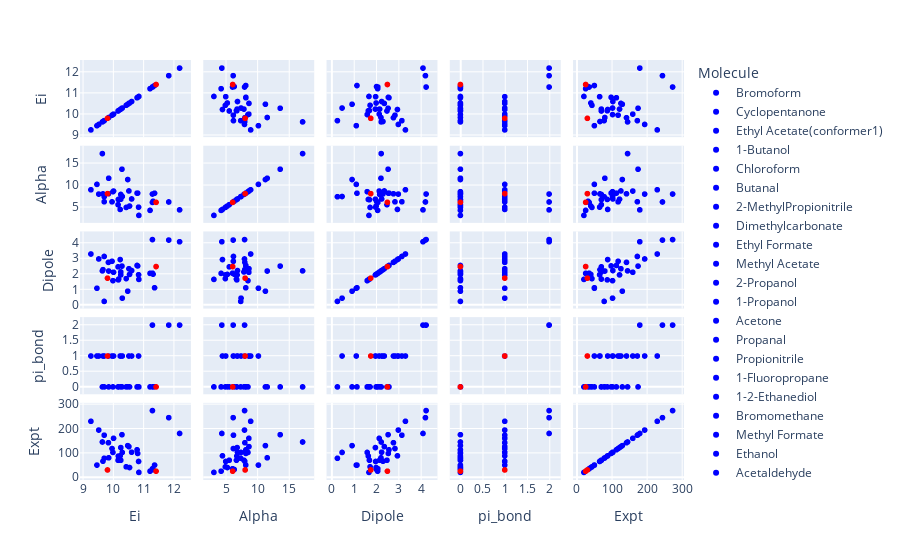

Write notebook code for a chart like this one.
### Code cell
# tentando entender onde se encontram essas moléculas
def color_map(molecule):
    return 'red' if molecule in ['2-2-Difluoropropane', '1-1-Dichloroethylene'] else 'blue'

px.scatter_matrix(df_all_pol, dimensions=["Ei", "Alpha", "Dipole", "pi_bond", "Expt"], 
                  color="Molecule",
                  color_discrete_map={m: color_map(m) for m in df_all_pol["Molecule"]})

### Figure 1 — Plotly figure (JSON) as saved in the notebook; plotly's stock layout.template omitted (floating-point values rounded to 4 significant figures)
{"data": [{"dimensions": [{"axis": {"matches": true}, "label": "Ei", "values": [10.48]}, {"axis": {"matches": true}, "label": "Alpha", "values": [11.31]}, {"axis": {"matches": true}, "label": "Dipole", "values": [0.91]}, {"axis": {"matches": true}, "label": "pi_bond", "values": [0]}, {"axis": {"matches": true}, "label": "Expt", "values": [130]}], "hovertemplate": "Molecule=Bromoform<br>%{xaxis.title.text}=%{x}<br>%{yaxis.title.text}=%{y}<extra></extra>", "legendgroup": "Bromoform", "marker": {"color": "blue", "symbol": "circle"}, "name": "Bromoform", "showlegend": true, "type": "splom"}, {"dimensions": [{"axis": {"matches": true}, "label": "Ei", "values": [9.26]}, {"axis": {"matches": true}, "label": "Alpha", "values": [8.97]}, {"axis": {"matches": true}, "label": "Dipole", "values": [3.31]}, {"axis": {"matches": true}, "label": "pi_bond", "values": [1]}, {"axis": {"matches": true}, "label": "Expt", "values": [230]}], "hovertemplate": "Molecule=Cyclopentanone<br>%{xaxis.title.text}=%{x}<br>%{yaxis.title.text}=%{y}<extra></extra>", "legendgroup": "Cyclopentanone", "marker": {"color": "blue", "symbol": "circle"}, "name": "Cyclopentanone", "showlegend": true, "type": "splom"}, {"dimensions": [{"axis": {"matches": true}, "label": "Ei", "values": [10.01]}, {"axis": {"matches": true}, "label": "Alpha", "values": [8.68]}, {"axis": {"matches": true}, "label": "Dipole", "values": [2.13]}, {"axis": {"matches": true}, "label": "pi_bond", "values": [1]}, {"axis": {"matches": true}, "label": "Expt", "values": [160]}], "hovertemplate": "Molecule=Ethyl Acetate(conformer1)<br>%{xaxis.title.text}=%{x}<br>%{yaxis.title.text}=%{y}<extra></extra>", "legendgroup": "Ethyl Acetate(conformer1)", "marker": {"color": "blue", "symbol": "circle"}, "name": "Ethyl Acetate(conformer1)", "showlegend": true, "type": "splom"}, {"dimensions": [{"axis": {"matches": true}, "label": "Ei", "values": [9.99]}, {"axis": {"matches": true}, "label": "Alpha", "values": [8.54]}, {"axis": {"matches": true}, "label": "Dipole", "values": [1.59]}, {"axis": {"matches": true}, "label": "pi_bond", "values": [0]}, {"axis": {"matches": true}, "label": "Expt", "values": [102]}], "hovertemplate": "Molecule=1-Butanol<br>%{xaxis.title.text}=%{x}<br>%{yaxis.title.text}=%{y}<extra></extra>", "legendgroup": "1-Butanol", "marker": {"color": "blue", "symbol": "circle"}, "name": "1-Butanol", "showlegend": true, "type": "splom"}, {"dimensions": [{"axis": {"matches": true}, "label": "Ei", "values": [11.37]}, {"axis": {"matches": true}, "label": "Alpha", "values": [8.19]}, {"axis": {"matches": true}, "label": "Dipole", "values": [1.13]}, {"axis": {"matches": true}, "label": "pi_bond", "values": [0]}, {"axis": {"matches": true}, "label": "Expt", "values": [50]}], "hovertemplate": "Molecule=Chloroform<br>%{xaxis.title.text}=%{x}<br>%{yaxis.title.text}=%{y}<extra></extra>", "legendgroup": "Chloroform", "marker": {"color": "blue", "symbol": "circle"}, "name": "Chloroform", "showlegend": true, "type": "splom"}, {"dimensions": [{"axis": {"matches": true}, "label": "Ei", "values": [9.84]}, {"axis": {"matches": true}, "label": "Alpha", "values": [8.05]}, {"axis": {"matches": true}, "label": "Dipole", "values": [2.77]}, {"axis": {"matches": true}, "label": "pi_bond", "values": [1]}, {"axis": {"matches": true}, "label": "Expt", "values": [142]}], "hovertemplate": "Molecule=Butanal<br>%{xaxis.title.text}=%{x}<br>%{yaxis.title.text}=%{y}<extra></extra>", "legendgroup": "Butanal", "marker": {"color": "blue", "symbol": "circle"}, "name": "Butanal", "showlegend": true, "type": "splom"}, {"dimensions": [{"axis": {"matches": true}, "label": "Ei", "values": [11.3]}, {"axis": {"matches": true}, "label": "Alpha", "values": [8]}, {"axis": {"matches": true}, "label": "Dipole", "values": [4.24]}, {"axis": {"matches": true}, "label": "pi_bond", "values": [2]}, {"axis": {"matches": true}, "label": "Expt", "values": [274]}], "hovertemplate": "Molecule=2-MethylPropionitrile<br>%{xaxis.title.text}=%{x}<br>%{yaxis.title.text}=%{y}<extra></extra>", "legendgroup": "2-MethylPropionitrile", "marker": {"color": "blue", "symbol": "circle"}, "name": "2-MethylPropionitrile", "showlegend": true, "type": "splom"}, {"dimensions": [{"axis": {"matches": true}, "label": "Ei", "values": [10.3]}, {"axis": {"matches": true}, "label": "Alpha", "values": [7.44]}, {"axis": {"matches": true}, "label": "Dipole", "values": [0.46]}, {"axis": {"matches": true}, "label": "pi_bond", "values": [1]}, {"axis": {"matches": true}, "label": "Expt", "values": [102]}], "hovertemplate": "Molecule=Dimethylcarbonate<br>%{xaxis.title.text}=%{x}<br>%{yaxis.title.text}=%{y}<extra></extra>", "legendgroup": "Dimethylcarbonate", "marker": {"color": "blue", "symbol": "circle"}, "name": "Dimethylcarbonate", "showlegend": true, "type": "splom"}, {"dimensions": [{"axis": {"matches": true}, "label": "Ei", "values": [10.61]}, {"axis": {"matches": true}, "label": "Alpha", "values": [6.88]}, {"axis": {"matches": true}, "label": "Dipole", "values": [2.24]}, {"axis": {"matches": true}, "label": "pi_bond", "values": [1]}, {"axis": {"matches": true}, "label": "Expt", "values": [103]}], "hovertemplate": "Molecule=Ethyl Formate<br>%{xaxis.title.text}=%{x}<br>%{yaxis.title.text}=%{y}<extra></extra>", "legendgroup": "Ethyl Formate", "marker": {"color": "blue", "symbol": "circle"}, "name": "Ethyl Formate", "showlegend": true, "type": "splom"}, {"dimensions": [{"axis": {"matches": true}, "label": "Ei", "values": [10.25]}, {"axis": {"matches": true}, "label": "Alpha", "values": [6.82]}, {"axis": {"matches": true}, "label": "Dipole", "values": [1.96]}, {"axis": {"matches": true}, "label": "pi_bond", "values": [1]}, {"axis": {"matches": true}, "label": "Expt", "values": [122]}], "hovertemplate": "Molecule=Methyl Acetate<br>%{xaxis.title.text}=%{x}<br>%{yaxis.title.text}=%{y}<extra></extra>", "legendgroup": "Methyl Acetate", "marker": {"color": "blue", "symbol": "circle"}, "name": "Methyl Acetate", "showlegend": true, "type": "splom"}, {"dimensions": [{"axis": {"matches": true}, "label": "Ei", "values": [10.17]}, {"axis": {"matches": true}, "label": "Alpha", "values": [6.77]}, {"axis": {"matches": true}, "label": "Dipole", "values": [1.64]}, {"axis": {"matches": true}, "label": "pi_bond", "values": [0]}, {"axis": {"matches": true}, "label": "Expt", "values": [87]}], "hovertemplate": "Molecule=2-Propanol<br>%{xaxis.title.text}=%{x}<br>%{yaxis.title.text}=%{y}<extra></extra>", "legendgroup": "2-Propanol", "marker": {"color": "blue", "symbol": "circle"}, "name": "2-Propanol", "showlegend": true, "type": "splom"}, {"dimensions": [{"axis": {"matches": true}, "label": "Ei", "values": [10.18]}, {"axis": {"matches": true}, "label": "Alpha", "values": [6.71]}, {"axis": {"matches": true}, "label": "Dipole", "values": [1.69]}, {"axis": {"matches": true}, "label": "pi_bond", "values": [0]}, {"axis": {"matches": true}, "label": "Expt", "values": [70]}], "hovertemplate": "Molecule=1-Propanol<br>%{xaxis.title.text}=%{x}<br>%{yaxis.title.text}=%{y}<extra></extra>", "legendgroup": "1-Propanol", "marker": {"color": "blue", "symbol": "circle"}, "name": "1-Propanol", "showlegend": true, "type": "splom"}, {"dimensions": [{"axis": {"matches": true}, "label": "Ei", "values": [9.7]}, {"axis": {"matches": true}, "label": "Alpha", "values": [6.24]}, {"axis": {"matches": true}, "label": "Dipole", "values": [3.15]}, {"axis": {"matches": true}, "label": "pi_bond", "values": [1]}, {"axis": {"matches": true}, "label": "Expt", "values": [173]}], "hovertemplate": "Molecule=Acetone<br>%{xaxis.title.text}=%{x}<br>%{yaxis.title.text}=%{y}<extra></extra>", "legendgroup": "Acetone", "marker": {"color": "blue", "symbol": "circle"}, "name": "Acetone", "showlegend": true, "type": "splom"}, {"dimensions": [{"axis": {"matches": true}, "label": "Ei", "values": [9.96]}, {"axis": {"matches": true}, "label": "Alpha", "values": [6.22]}, {"axis": {"matches": true}, "label": "Dipole", "values": [2.84]}, {"axis": {"matches": true}, "label": "pi_bond", "values": [1]}, {"axis": {"matches": true}, "label": "Expt", "values": [118]}], "hovertemplate": "Molecule=Propanal<br>%{xaxis.title.text}=%{x}<br>%{yaxis.title.text}=%{y}<extra></extra>", "legendgroup": "Propanal", "marker": {"color": "blue", "symbol": "circle"}, "name": "Propanal", "showlegend": true, "type": "splom"}, {"dimensions": [{"axis": {"matches": true}, "label": "Ei", "values": [11.84]}, {"axis": {"matches": true}, "label": "Alpha", "values": [6.19]}, {"axis": {"matches": true}, "label": "Dipole", "values": [4.21]}, {"axis": {"matches": true}, "label": "pi_bond", "values": [2]}, {"axis": {"matches": true}, "label": "Expt", "values": [245]}], "hovertemplate": "Molecule=Propionitrile<br>%{xaxis.title.text}=%{x}<br>%{yaxis.title.text}=%{y}<extra></extra>", "legendgroup": "Propionitrile", "marker": {"color": "blue", "symbol": "circle"}, "name": "Propionitrile", "showlegend": true, "type": "splom"}, {"dimensions": [{"axis": {"matches": true}, "label": "Ei", "values": [11.3]}, {"axis": {"matches": true}, "label": "Alpha", "values": [6.09]}, {"axis": {"matches": true}, "label": "Dipole", "values": [2.07]}, {"axis": {"matches": true}, "label": "pi_bond", "values": [0]}, {"axis": {"matches": true}, "label": "Expt", "values": [35]}], "hovertemplate": "Molecule=1-Fluoropropane<br>%{xaxis.title.text}=%{x}<br>%{yaxis.title.text}=%{y}<extra></extra>", "legendgroup": "1-Fluoropropane", "marker": {"color": "blue", "symbol": "circle"}, "name": "1-Fluoropropane", "showlegend": true, "type": "splom"}, {"dimensions": [{"axis": {"matches": true}, "label": "Ei", "values": [10.16]}, {"axis": {"matches": true}, "label": "Alpha", "values": [5.57]}, {"axis": {"matches": true}, "label": "Dipole", "values": [2.48]}, {"axis": {"matches": true}, "label": "pi_bond", "values": [0]}, {"axis": {"matches": true}, "label": "Expt", "values": [70]}], "hovertemplate": "Molecule=1-2-Ethanediol<br>%{xaxis.title.text}=%{x}<br>%{yaxis.title.text}=%{y}<extra></extra>", "legendgroup": "1-2-Ethanediol", "marker": {"color": "blue", "symbol": "circle"}, "name": "1-2-Ethanediol", "showlegend": true, "type": "splom"}, {"dimensions": [{"axis": {"matches": true}, "label": "Ei", "values": [10.54]}, {"axis": {"matches": true}, "label": "Alpha", "values": [5.26]}, {"axis": {"matches": true}, "label": "Dipole", "values": [1.99]}, {"axis": {"matches": true}, "label": "pi_bond", "values": [0]}, {"axis": {"matches": true}, "label": "Expt", "values": [40]}], "hovertemplate": "Molecule=Bromomethane<br>%{xaxis.title.text}=%{x}<br>%{yaxis.title.text}=%{y}<extra></extra>", "legendgroup": "Bromomethane", "marker": {"color": "blue", "symbol": "circle"}, "name": "Bromomethane", "showlegend": true, "type": "splom"}, {"dimensions": [{"axis": {"matches": true}, "label": "Ei", "values": [10.84]}, {"axis": {"matches": true}, "label": "Alpha", "values": [5.01]}, {"axis": {"matches": true}, "label": "Dipole", "values": [1.97]}, {"axis": {"matches": true}, "label": "pi_bond", "values": [1]}, {"axis": {"matches": true}, "label": "Expt", "values": [65]}], "hovertemplate": "Molecule=Methyl Formate<br>%{xaxis.title.text}=%{x}<br>%{yaxis.title.text}=%{y}<extra></extra>", "legendgroup": "Methyl Formate", "marker": {"color": "blue", "symbol": "circle"}, "name": "Methyl Formate", "showlegend": true, "type": "splom"}, {"dimensions": [{"axis": {"matches": true}, "label": "Ei", "values": [10.43]}, {"axis": {"matches": true}, "label": "Alpha", "values": [4.95]}, {"axis": {"matches": true}, "label": "Dipole", "values": [1.72]}, {"axis": {"matches": true}, "label": "pi_bond", "values": [0]}, {"axis": {"matches": true}, "label": "Expt", "values": [43]}], "hovertemplate": "Molecule=Ethanol<br>%{xaxis.title.text}=%{x}<br>%{yaxis.title.text}=%{y}<extra></extra>", "legendgroup": "Ethanol", "marker": {"color": "blue", "symbol": "circle"}, "name": "Ethanol", "showlegend": true, "type": "splom"}, {"dimensions": [{"axis": {"matches": true}, "label": "Ei", "values": [10.23]}, {"axis": {"matches": true}, "label": "Alpha", "values": [4.49]}, {"axis": {"matches": true}, "label": "Dipole", "values": [2.95]}, {"axis": {"matches": true}, "label": "pi_bond", "values": [1]}, {"axis": {"matches": true}, "label": "Expt", "values": [88]}], "hovertemplate": "Molecule=Acetaldehyde<br>%{xaxis.title.text}=%{x}<br>%{yaxis.title.text}=%{y}<extra></extra>", "legendgroup": "Acetaldehyde", "marker": {"color": "blue", "symbol": "circle"}, "name": "Acetaldehyde", "showlegend": true, "type": "splom"}, {"dimensions": [{"axis": {"matches": true}, "label": "Ei", "values": [12.2]}, {"axis": {"matches": true}, "label": "Alpha", "values": [4.39]}, {"axis": {"matches": true}, "label": "Dipole", "values": [4.1]}, {"axis": {"matches": true}, "label": "pi_bond", "values": [2]}, {"axis": {"matches": true}, "label": "Expt", "values": [180]}], "hovertemplate": "Molecule=Acetonitrile<br>%{xaxis.title.text}=%{x}<br>%{yaxis.title.text}=%{y}<extra></extra>", "legendgroup": "Acetonitrile", "marker": {"color": "blue", "symbol": "circle"}, "name": "Acetonitrile", "showlegend": true, "type": "splom"}, {"dimensions": [{"axis": {"matches": true}, "label": "Ei", "values": [11.22]}, {"axis": {"matches": true}, "label": "Alpha", "values": [4.28]}, {"axis": {"matches": true}, "label": "Dipole", "values": [2.06]}, {"axis": {"matches": true}, "label": "pi_bond", "values": [0]}, {"axis": {"matches": true}, "label": "Expt", "values": [25]}], "hovertemplate": "Molecule=Chloromethane<br>%{xaxis.title.text}=%{x}<br>%{yaxis.title.text}=%{y}<extra></extra>", "legendgroup": "Chloromethane", "marker": {"color": "blue", "symbol": "circle"}, "name": "Chloromethane", "showlegend": true, "type": "splom"}, {"dimensions": [{"axis": {"matches": true}, "label": "Ei", "values": [10.85]}, {"axis": {"matches": true}, "label": "Alpha", "values": [3.13]}, {"axis": {"matches": true}, "label": "Dipole", "values": [1.67]}, {"axis": {"matches": true}, "label": "pi_bond", "values": [0]}, {"axis": {"matches": true}, "label": "Expt", "values": [20]}], "hovertemplate": "Molecule=Methanol<br>%{xaxis.title.text}=%{x}<br>%{yaxis.title.text}=%{y}<extra></extra>", "legendgroup": "Methanol", "marker": {"color": "blue", "symbol": "circle"}, "name": "Methanol", "showlegend": true, "type": "splom"}, {"dimensions": [{"axis": {"matches": true}, "label": "Ei", "values": [9.7]}, {"axis": {"matches": true}, "label": "Alpha", "values": [7.39]}, {"axis": {"matches": true}, "label": "Dipole", "values": [0.25]}, {"axis": {"matches": true}, "label": "pi_bond", "values": [0]}, {"axis": {"matches": true}, "label": "Expt", "values": [78]}], "hovertemplate": "Molecule=Dimethoxymethane<br>%{xaxis.title.text}=%{x}<br>%{yaxis.title.text}=%{y}<extra></extra>", "legendgroup": "Dimethoxymethane", "marker": {"color": "blue", "symbol": "circle"}, "name": "Dimethoxymethane", "showlegend": true, "type": "splom"}, {"dimensions": [{"axis": {"matches": true}, "label": "Ei", "values": [9.52]}, {"axis": {"matches": true}, "label": "Alpha", "values": [7.99]}, {"axis": {"matches": true}, "label": "Dipole", "values": [2.99]}, {"axis": {"matches": true}, "label": "pi_bond", "values": [1]}, {"axis": {"matches": true}, "label": "Expt", "values": [194]}], "hovertemplate": "Molecule=2-Butanone<br>%{xaxis.title.text}=%{x}<br>%{yaxis.title.text}=%{y}<extra></extra>", "legendgroup": "2-Butanone", "marker": {"color": "blue", "symbol": "circle"}, "name": "2-Butanone", "showlegend": true, "type": "splom"}, {"dimensions": [{"axis": {"matches": true}, "label": "Ei", "values": [10.52]}, {"axis": {"matches": true}, "label": "Alpha", "values": [8.7]}, {"axis": {"matches": true}, "label": "Dipole", "values": [2.36]}, {"axis": {"matches": true}, "label": "pi_bond", "values": [1]}, {"axis": {"matches": true}, "label": "Expt", "values": [126]}], "hovertemplate": "Molecule=Propyl Formate<br>%{xaxis.title.text}=%{x}<br>%{yaxis.title.text}=%{y}<extra></extra>", "legendgroup": "Propyl Formate", "marker": {"color": "blue", "symbol": "circle"}, "name": "Propyl Formate", "showlegend": true, "type": "splom"}, {"dimensions": [{"axis": {"matches": true}, "label": "Ei", "values": [10.25]}, {"axis": {"matches": true}, "label": "Alpha", "values": [7.9]}, {"axis": {"matches": true}, "label": "Dipole", "values": [2.15]}, {"axis": {"matches": true}, "label": "pi_bond", "values": [0]}, {"axis": {"matches": true}, "label": "Expt", "values": [70]}], "hovertemplate": "Molecule=1-Fluorobutane<br>%{xaxis.title.text}=%{x}<br>%{yaxis.title.text}=%{y}<extra></extra>", "legendgroup": "1-Fluorobutane", "marker": {"color": "blue", "symbol": "circle"}, "name": "1-Fluorobutane", "showlegend": true, "type": "splom"}, {"dimensions": [{"axis": {"matches": true}, "label": "Ei", "values": [9.85]}, {"axis": {"matches": true}, "label": "Alpha", "values": [11.6]}, {"axis": {"matches": true}, "label": "Dipole", "values": [2.21]}, {"axis": {"matches": true}, "label": "pi_bond", "values": [0]}, {"axis": {"matches": true}, "label": "Expt", "values": [80]}], "hovertemplate": "Molecule=1-Fluorohexane<br>%{xaxis.title.text}=%{x}<br>%{yaxis.title.text}=%{y}<extra></extra>", "legendgroup": "1-Fluorohexane", "marker": {"color": "blue", "symbol": "circle"}, "name": "1-Fluorohexane", "showlegend": true, "type": "splom"}, {"dimensions": [{"axis": {"matches": true}, "label": "Ei", "values": [9.64]}, {"axis": {"matches": true}, "label": "Alpha", "values": [17.22]}, {"axis": {"matches": true}, "label": "Dipole", "values": [2.22]}, {"axis": {"matches": true}, "label": "pi_bond", "values": [0]}, {"axis": {"matches": true}, "label": "Expt", "values": [145]}], "hovertemplate": "Molecule=1-Fluorononane<br>%{xaxis.title.text}=%{x}<br>%{yaxis.title.text}=%{y}<extra></extra>", "legendgroup": "1-Fluorononane", "marker": {"color": "blue", "symbol": "circle"}, "name": "1-Fluorononane", "showlegend": true, "type": "splom"}, {"dimensions": [{"axis": {"matches": true}, "label": "Ei", "values": [10.29]}, {"axis": {"matches": true}, "label": "Alpha", "values": [13.66]}, {"axis": {"matches": true}, "label": "Dipole", "values": [2.53]}, {"axis": {"matches": true}, "label": "pi_bond", "values": [0]}, {"axis": {"matches": true}, "label": "Expt", "values": [175]}], "hovertemplate": "Molecule=1-Chlorohexane<br>%{xaxis.title.text}=%{x}<br>%{yaxis.title.text}=%{y}<extra></extra>", "legendgroup": "1-Chlorohexane", "marker": {"color": "blue", "symbol": "circle"}, "name": "1-Chlorohexane", "showlegend": true, "type": "splom"}, {"dimensions": [{"axis": {"matches": true}, "label": "Ei", "values": [11.32]}, {"axis": {"matches": true}, "label": "Alpha", "values": [6.353]}, {"axis": {"matches": true}, "label": "Dipole", "values": [2.01]}, {"axis": {"matches": true}, "label": "pi_bond", "values": [0]}, {"axis": {"matches": true}, "label": "Expt", "values": [32]}], "hovertemplate": "Molecule=Dichloromethane<br>%{xaxis.title.text}=%{x}<br>%{yaxis.title.text}=%{y}<extra></extra>", "legendgroup": "Dichloromethane", "marker": {"color": "blue", "symbol": "circle"}, "name": "Dichloromethane", "showlegend": true, "type": "splom"}, {"dimensions": [{"axis": {"matches": true}, "label": "Ei", "values": [9.66]}, {"axis": {"matches": true}, "label": "Alpha", "values": [8.03]}, {"axis": {"matches": true}, "label": "Dipole", "values": [2.3]}, {"axis": {"matches": true}, "label": "pi_bond", "values": [1]}, {"axis": {"matches": true}, "label": "Expt", "values": [66]}], "hovertemplate": "Molecule=cis-1-2-Dichloroethylene<br>%{xaxis.title.text}=%{x}<br>%{yaxis.title.text}=%{y}<extra></extra>", "legendgroup": "cis-1-2-Dichloroethylene", "marker": {"color": "blue", "symbol": "circle"}, "name": "cis-1-2-Dichloroethylene", "showlegend": true, "type": "splom"}, {"dimensions": [{"axis": {"matches": true}, "label": "Ei", "values": [9.46]}, {"axis": {"matches": true}, "label": "Alpha", "values": [10.2]}, {"axis": {"matches": true}, "label": "Dipole", "values": [1.1]}, {"axis": {"matches": true}, "label": "pi_bond", "values": [1]}, {"axis": {"matches": true}, "label": "Expt", "values": [50]}], "hovertemplate": "Molecule=Trichloroethylene<br>%{xaxis.title.text}=%{x}<br>%{yaxis.title.text}=%{y}<extra></extra>", "legendgroup": "Trichloroethylene", "marker": {"color": "blue", "symbol": "circle"}, "name": "Trichloroethylene", "showlegend": true, "type": "splom"}, {"dimensions": [{"axis": {"matches": true}, "label": "Ei", "values": [10.81]}, {"axis": {"matches": true}, "label": "Alpha", "values": [8.211]}, {"axis": {"matches": true}, "label": "Dipole", "values": [2.54]}, {"axis": {"matches": true}, "label": "pi_bond", "values": [0]}, {"axis": {"matches": true}, "label": "Expt", "values": [98]}], "hovertemplate": "Molecule=1-Chloropropane<br>%{xaxis.title.text}=%{x}<br>%{yaxis.title.text}=%{y}<extra></extra>", "legendgroup": "1-Chloropropane", "marker": {"color": "blue", "symbol": "circle"}, "name": "1-Chloropropane", "showlegend": true, "type": "splom"}, {"dimensions": [{"axis": {"matches": true}, "label": "Ei", "values": [10.79]}, {"axis": {"matches": true}, "label": "Alpha", "values": [8.211]}, {"axis": {"matches": true}, "label": "Dipole", "values": [2.57]}, {"axis": {"matches": true}, "label": "pi_bond", "values": [0]}, {"axis": {"matches": true}, "label": "Expt", "values": [113]}], "hovertemplate": "Molecule=2-Chloropropane<br>%{xaxis.title.text}=%{x}<br>%{yaxis.title.text}=%{y}<extra></extra>", "legendgroup": "2-Chloropropane", "marker": {"color": "blue", "symbol": "circle"}, "name": "2-Chloropropane", "showlegend": true, "type": "splom"}, {"dimensions": [{"axis": {"matches": true}, "label": "Ei", "values": [11.42]}, {"axis": {"matches": true}, "label": "Alpha", "values": [6.11]}, {"axis": {"matches": true}, "label": "Dipole", "values": [2.5]}, {"axis": {"matches": true}, "label": "pi_bond", "values": [0]}, {"axis": {"matches": true}, "label": "Expt", "values": [25]}], "hovertemplate": "Molecule=2-2-Difluoropropane<br>%{xaxis.title.text}=%{x}<br>%{yaxis.title.text}=%{y}<extra></extra>", "legendgroup": "2-2-Difluoropropane", "marker": {"color": "red", "symbol": "circle"}, "name": "2-2-Difluoropropane", "showlegend": true, "type": "splom"}, {"dimensions": [{"axis": {"matches": true}, "label": "Ei", "values": [9.81]}, {"axis": {"matches": true}, "label": "Alpha", "values": [8.093]}, {"axis": {"matches": true}, "label": "Dipole", "values": [1.75]}, {"axis": {"matches": true}, "label": "pi_bond", "values": [1]}, {"axis": {"matches": true}, "label": "Expt", "values": [30]}], "hovertemplate": "Molecule=1-1-Dichloroethylene<br>%{xaxis.title.text}=%{x}<br>%{yaxis.title.text}=%{y}<extra></extra>", "legendgroup": "1-1-Dichloroethylene", "marker": {"color": "red", "symbol": "circle"}, "name": "1-1-Dichloroethylene", "showlegend": true, "type": "splom"}], "layout": {"dragmode": "select", "legend": {"title": {"text": "Molecule"}, "tracegroupgap": 0}, "margin": {"t": 60}}}
